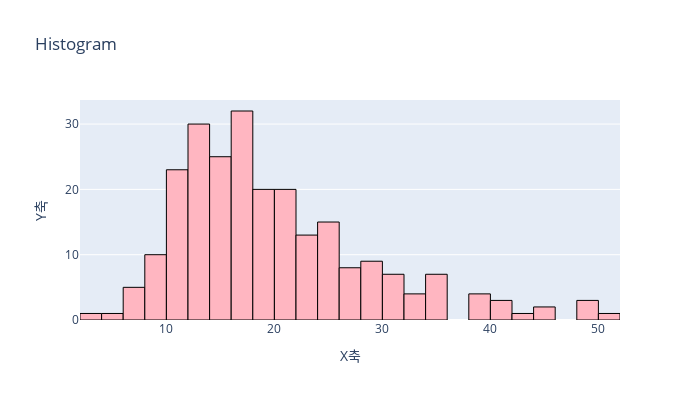

Source (notebook cell):
### Code cell
data = [1,1,2,3,3,4,5,5,6,6,7,8,8,9]
fig = go.Figure(data = go.Histogram(x =  tips["total_bill"]  , nbinsx = 30 , marker=dict(
                                                                                        color = "lightpink",
                                                                                        line = dict(color = "black",
                                                                                                    width = 1) 
                                                                                                    )))

fig.update_layout(
    title="Histogram",
    xaxis_title="X축",
    yaxis_title="Y축", 
    width=700, 
    height=400  
)

### Figure 1 — Plotly figure (JSON) as saved in the notebook; plotly's stock layout.template omitted (floating-point values rounded to 4 significant figures; data arrays with more than 128 entries replaced by an {"elided": "..."} marker saying what was removed)
{"data": [{"marker": {"color": "lightpink", "line": {"color": "black", "width": 1}}, "nbinsx": 30, "type": "histogram", "x": {"elided": "244 float values"}}], "layout": {"height": 400, "title": {"text": "Histogram"}, "width": 700, "xaxis": {"title": {"text": "X축"}}, "yaxis": {"title": {"text": "Y축"}}}}
